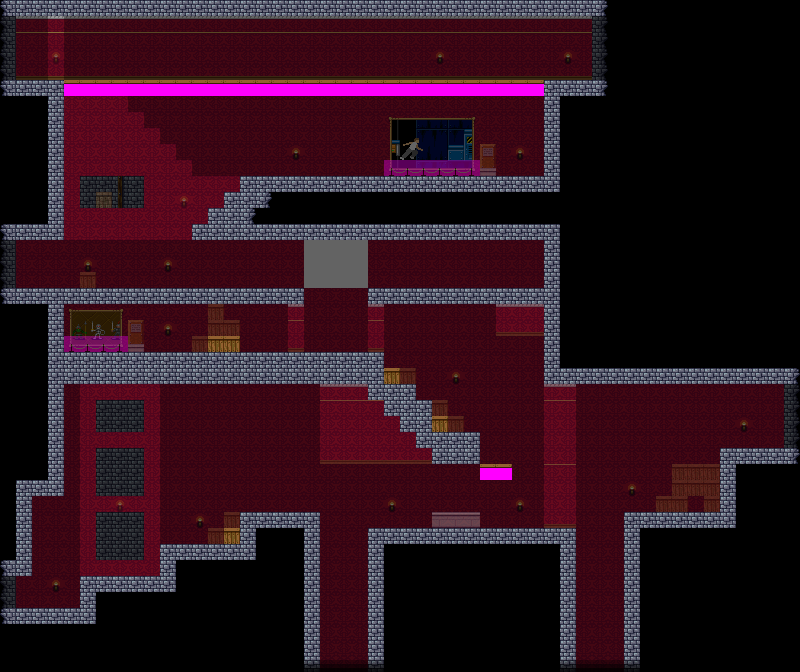

This game map was drawn from its Tiled (.tmx) file and the tilesets committed beside it. A one-line description and the trimmed map source follow:
An orthogonal 50x42 tile map with 16x16 px tiles, 3 tile layers (back, center, front), 1 hidden layer not drawn, 4 tilesets and 40 objects (16x light, 6x leecher, 5x portal, 4x Pillar, 2x EXHIBIT, ...).

<map version="1.0" tiledversion="1.1.5" orientation="orthogonal" renderorder="right-down" width="50" height="42" tilewidth="16" tileheight="16" infinite="0" nextobjectid="50">
 <tileset firstgid="1" source="museum_tiles_16x16.tsx" />
 <tileset firstgid="193" source="cshapes3.tsx" />
 <tileset firstgid="277" source="cubesheet.tsx" />
 <tileset firstgid="289" source="mambazo_exhibits.tsx" />
 <layer name="back" width="50" height="42" opacity="0.39">
  <data>[2100 cells, 1053 non-empty, 48 distinct tile ids]</data>
 </layer>
 <objectgroup name="actors">
  <object id="1" name="chandelier" x="320" y="288" width="32" height="16">
   <properties>
    <property name="type" value="chandelier" />
   </properties>
  </object>
  <object id="2" name="leecher" type="leecher" x="208" y="240" width="96" height="48">
   <properties>
    <property name="type" value="leecher" />
   </properties>
  </object>
  <object id="4" name="leecher" type="leecher" x="368" y="240" width="176" height="48">
   <properties>
    <property name="type" value="leecher" />
   </properties>
  </object>
  <object id="5" name="statue" x="496" y="256" width="16" height="32">
   <properties>
    <property name="type" value="statue" />
   </properties>
  </object>
  </objectgroup>
 <layer name="center" width="50" height="42" opacity="0.35">
  <data>[2100 cells, 523 non-empty, 16 distinct tile ids]</data>
 </layer>
 <layer name="front" width="50" height="42">
  <data>[2100 cells, 1091 non-empty, 7 distinct tile ids]</data>
 </layer>
 <layer name="meta" width="50" height="42" visible="0" opacity="0.61">
  <data>[2100 cells, 356 non-empty, 3 distinct tile ids]</data>
 </layer>
</map>
<!-- 36 of 40 objects omitted -->
